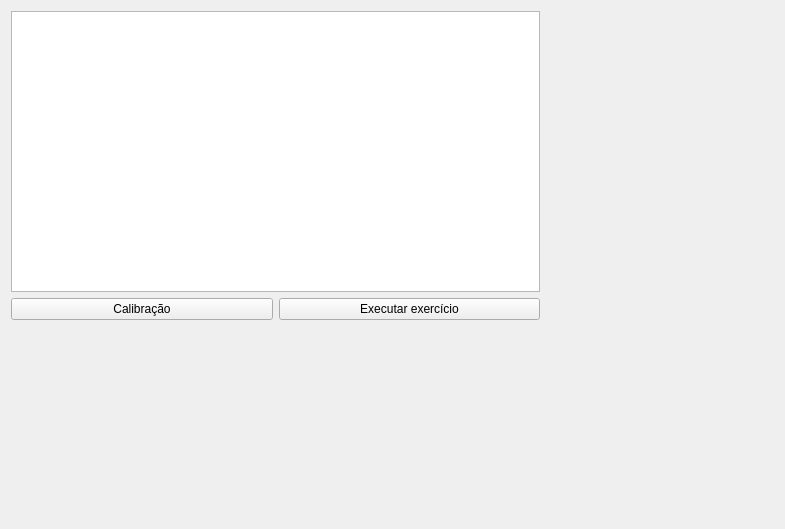
<?xml version="1.0" encoding="UTF-8"?>
<ui version="4.0">
 <class>MainWindow</class>
 <widget class="QMainWindow" name="MainWindow">
  <property name="geometry">
   <rect>
    <x>0</x>
    <y>0</y>
    <width>785</width>
    <height>529</height>
   </rect>
  </property>
  <property name="windowTitle">
   <string>MainWindow</string>
  </property>
  <widget class="QWidget" name="centralWidget">
   <widget class="QWidget" name="layoutWidget">
    <property name="geometry">
     <rect>
      <x>0</x>
      <y>0</y>
      <width>551</width>
      <height>331</height>
     </rect>
    </property>
    <layout class="QVBoxLayout" name="verticalLayout">
     <property name="sizeConstraint">
      <enum>QLayout::SetMaximumSize</enum>
     </property>
     <item>
      <widget class="QGraphicsView" name="graphicsView"/>
     </item>
     <item>
      <layout class="QHBoxLayout" name="horizontalLayout">
       <item>
        <widget class="QPushButton" name="Cal">
         <property name="text">
          <string>Calibração</string>
         </property>
        </widget>
       </item>
       <item>
        <widget class="QPushButton" name="startBtn">
         <property name="text">
          <string>Executar exercício</string>
         </property>
        </widget>
       </item>
      </layout>
     </item>
    </layout>
   </widget>
  </widget>
 </widget>
 <layoutdefault spacing="6" margin="11"/>
 <resources/>
 <connections/>
</ui>
